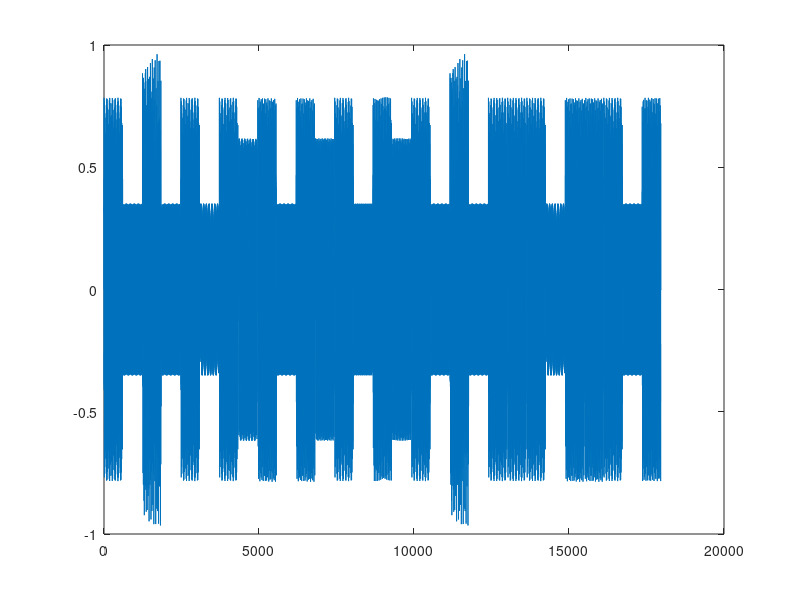

MATLAB code for this plot: (Note: this script raises an error after producing the figure.)



fs = 2e3;
t = 0:1/fs:0.3-1/fs;

l = [0 130.81 146.83 164.81 174.61 196.00 220 246.94];
m = [0 261.63 293.66 329.63 349.23 392.00 440 493.88];
h = [0 523.25 587.33 659.25 698.46 783.99 880 987.77];
note = @(f,g) [1 1 1]*sin(2*pi*[l(g) m(g) h(f)]'.*t);

mel = [3 2 1 2 3 3 3 0 2 2 2 0 3 5 5 0 3 2 1 2 3 3 3 3 2 2 3 2 1]+1;
acc = [3 0 5 0 3 0 3 3 2 0 2 2 3 0 5 5 3 0 5 0 3 3 3 0 2 2 3 0 1]+1;

song = [];
for kj = 1:length(mel)
    song = [song note(mel(kj),acc(kj)) zeros(1,0.01*fs)];
end
song = song/(max(abs(song))+0.1);
% sound(song,fs)

figure;plot(song)

figure; pspectrum(song,fs,'spectrogram','TimeResolution',0.31, ...
    'OverlapPercent',0,'MinThreshold',-60)


%% 

fs = 2000;

freqs = [270 425];

order = round(7*fs/freqs(2) );

slope = 0.2;

nyquist = fs/2;

frequencies = [0, [freqs(1)-freqs(1)*slope, freqs(1), freqs(2), freqs(2)+freqs(2)*slope]/nyquist 1]; 

amplitude = [0 0 1 1 0 0];

filter = firls(order, frequencies, amplitude);

fvtool(filter,1)

nbsong = filtfilt(filter,1,song);

figure; pspectrum(nbsong,fs,'spectrogram','TimeResolution',0.31, ...
    'OverlapPercent',0,'MinThreshold',-60)

% sound(nbsong,fs)

figure;plot(nbsong)




%% 


h = hilbert(nbsong);
figure;plot(abs(h).^2)

dur = length(song)/fs;


wavetime = -4.4:1/fs:4.6;

a = 0.1 * sin(2*pi*1.6*wavetime);

% figure;plot(a)

figure;plot(abs(h).^2, 'k','linew' ,2); hold on; plot(a, 'linew' ,2)
legend({'~350Hz power', '2Hz phase'})
xlim([1 10000])

h2 = hilbert(a);
phase = angle(h2(1:end-21));
pwr = abs(h).^2;

pac = abs(mean(pwr.*exp(1i*phase)));

% plot(phase);hold on; plot(pwr)



%% 



% observed cross-frequency-coupling (note the similarity to Euler's formula)
obsPAC = abs(mean(pwr.*exp(1i*phase)));
% obsPAC_bias = abs(mean(power_bias.*exp(1i*phase_bias)));

num_iter = 1000;

permutedPAC = zeros(2,num_iter);

for i=1:num_iter
    
    % select random time point
    random_timepoint = randsample(round(length(eeg)*.8),1)+round(length(eeg)*.1);
    
    % shuffle power
    timeshiftedpwr      = [ pwr(random_timepoint:end) pwr(1:random_timepoint-1) ];
    
    % compute PAC
    permutedPAC(1,i) = abs(mean(timeshiftedpwr.*exp(1i*phase)));
end

% compute PACz
pacz(1) = (obsPAC-mean(permutedPAC(1,:)))/std(permutedPAC(1,:));
% pacz(2) = (obsPAC_bias-mean(permutedPAC(2,:)))/std(permutedPAC(2,:));
zval = norminv(1-(.05/length(pacz)));


figure
% subplot(121)
% plot(abs(h).^2); hold on; plot(a)


% subplot(122)
hist(permutedPAC(1,:),50);
hold on
plot([obsPAC obsPAC],get(gca,'ylim')/2,'m','linew',3)
legend({'Permuted values';'Observed value'})
xlabel('Modulation strength'), ylabel('Number of observations')
title([ 'PAC_z = ' num2str(pacz(1)) ])